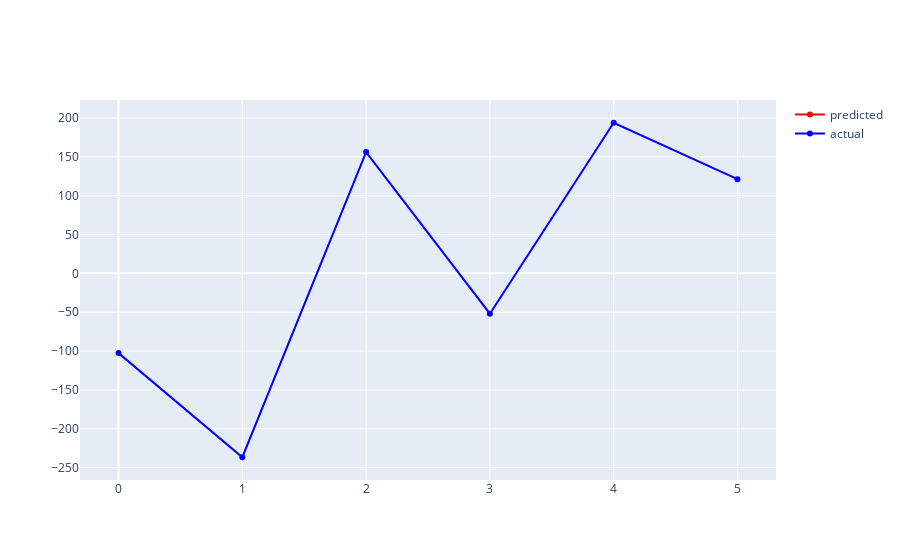

The notebook cell saved with this chart:
### Code cell
import plotly.graph_objects as go
import plotly.io as pio

pio.renderers.default = 'vscode'

y_pred = y_pred.tolist()
y_true = y_true.tolist()
fig = go.Figure()

fig.add_trace(go.Scatter(x=index, y=y_pred, name='predicted',
                         line=dict(color='red', width=2)))
fig.add_trace(go.Scatter(x=index, y=y_true, name='actual',
                         line=dict(color='blue', width=2)))
fig.show()

### Figure 1 — Plotly figure (JSON) as saved in the notebook; plotly's stock layout.template omitted (floating-point values rounded to 4 significant figures)
{"data": [{"line": {"color": "red", "width": 2}, "name": "predicted", "type": "scatter", "x": [0, 1, 2, 3, 4, 5], "y": [null, null, null, null, null, null]}, {"line": {"color": "blue", "width": 2}, "name": "actual", "type": "scatter", "x": [0, 1, 2, 3, 4, 5], "y": [-102.6, -236.7, 156.1, -51.97, 193.8, 121.2]}], "layout": {"autosize": true, "xaxis": {"autorange": true, "range": [-0.3049, 5.305], "type": "linear"}, "yaxis": {"autorange": true, "range": [-272.2, 229.3]}}}
